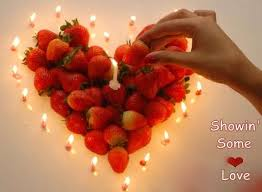
#> input picture Python/Middletaugh/course Numpy-Udemy/my codes/the heart.jpeg, 262 x 192 px
$ python 'Opencv images.py'
#> lines starting #> are read from the running program, lines starting #| are printed output that depends on the picture
from PIL import Image
import numpy as np
import matplotlib.pyplot as plt
our_image=Image.open('the heart.jpeg')
#> our_image is the input picture: PIL image 262x192 RGB; mean R, G, B 185.6, 119, 85.8
#print(type(our_image))
the_array=np.array(our_image)
#print(the_array.shape)
plt.imshow(the_array)
#print(plt.imshow(the_array))
b_and_w_image=the_array.mean(axis=2)
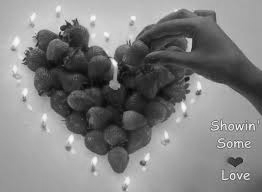
#> b_and_w_image: shape (192, 262) float64; min 6.33, max 250.3, mean 130.1
plt.imshow(b_and_w_image)
#b_and_w_image=the_array.mean(axis=1)
#plt.imshow(b_and_w_image)
#print(b_and_w_image.shape)
plt.imshow(b_and_w_image, cmap='gray')


plt.show()
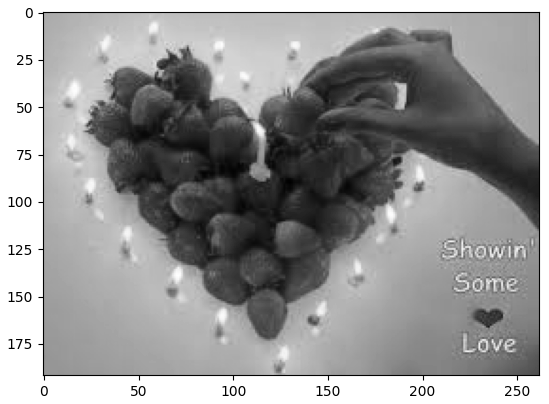
#> figure drawn by matplotlib, 1 panel
